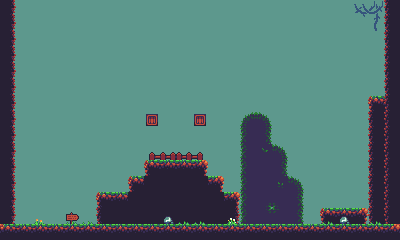

A 2D game scene composited from a Tiled map and its tileset images. What follows is a short description and the map's XML, with each tile layer's data collapsed to a summary:
An orthogonal 25x15 tile map with 16x16 px tiles, 4 tile layers (background, bushes, graphics, plantsnstuff), 2 tilesets and 12 objects.

<map version="1.0" orientation="orthogonal" renderorder="right-down" width="25" height="15" tilewidth="16" tileheight="16" nextobjectid="13">
 <tileset firstgid="1" name="Basic Tiles" tilewidth="16" tileheight="16" tilecount="136" columns="17">
  <image source="Basic Tiles.png" trans="ff00ff" width="272" height="128" />
 </tileset>
 <tileset firstgid="137" name="colour" tilewidth="16" tileheight="16" tilecount="36" columns="6">
  <image source="colour.png" trans="ff00ff" width="100" height="100" />
 </tileset>
 <layer name="background" width="25" height="15">
  <data>[375 cells, 375 non-empty, 1 distinct tile ids]</data>
 </layer>
 <layer name="bushes" width="25" height="15">
  <data>[375 cells, 39 non-empty, 15 distinct tile ids]</data>
 </layer>
 <layer name="graphics" width="25" height="15">
  <data>[375 cells, 88 non-empty, 11 distinct tile ids]</data>
 </layer>
 <layer name="plantsnstuff" width="25" height="15">
  <data>[375 cells, 17 non-empty, 10 distinct tile ids]</data>
 </layer>
 <objectgroup name="ground">
  <object id="1" x="0" y="224" width="400" height="16" />
  <object id="2" x="384" y="0" width="16" height="224" />
  <object id="3" x="0" y="0" width="16" height="224" />
  <object id="4" x="96" y="192" width="16" height="32" />
  <object id="5" x="112" y="192" width="16" height="16" />
  <object id="6" x="128" y="176" width="16" height="16" />
  <object id="7" x="144" y="160" width="64" height="16" />
  <object id="8" x="208" y="176" width="16" height="16" />
  <object id="9" x="224" y="192" width="16" height="32" />
  <object id="10" x="320" y="208" width="48" height="16" />
 </objectgroup>
 <objectgroup name="guns" />
 <objectgroup name="gunbox">
  <object id="11" x="144" y="112" width="16" height="16" />
  <object id="12" x="192" y="112" width="16" height="16" />
 </objectgroup>
</map>
